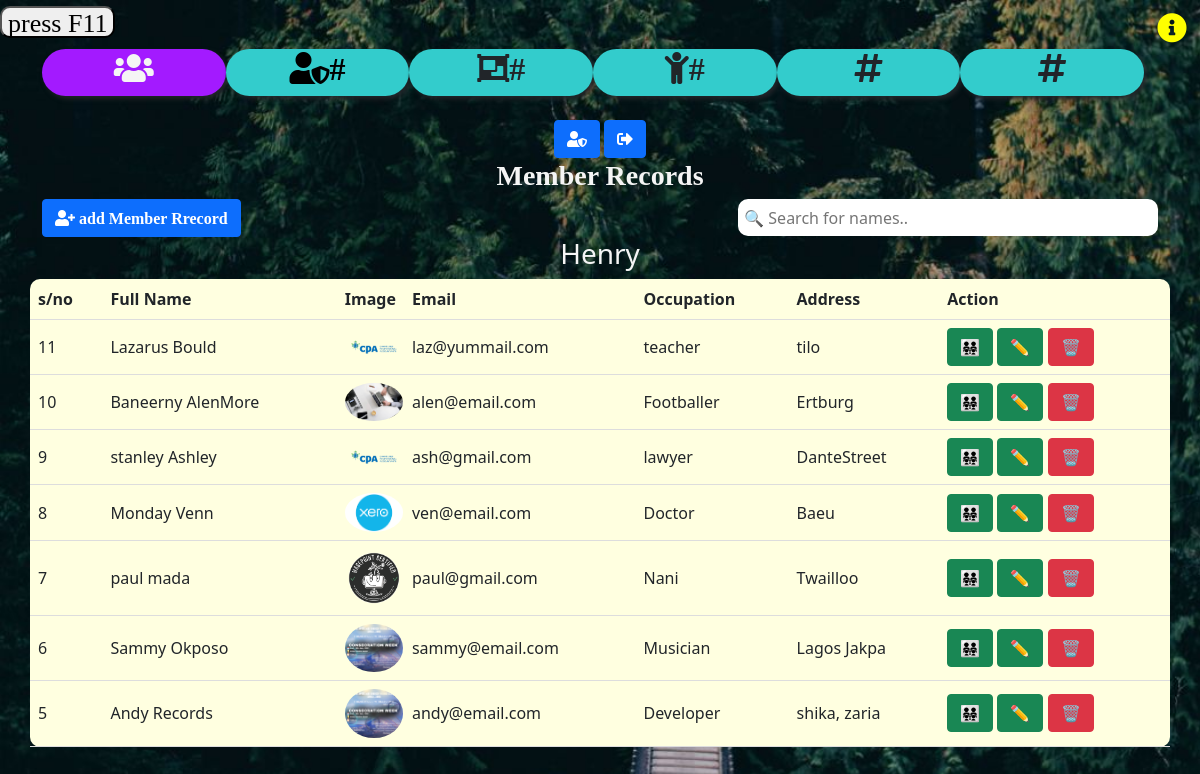
Page /Home.php (signed in) on the committed database.
### tables this page shows
CREATE TABLE IF NOT EXISTS `member` (
  `id` int(11) NOT NULL AUTO_INCREMENT,
  `fname` varchar(200) NOT NULL,
  `image` varchar(500) NOT NULL,
  `email` varchar(200) NOT NULL,
  `occupation` varchar(200) NOT NULL,
  `address` varchar(200) NOT NULL,
  `created` datetime NOT NULL DEFAULT CURRENT_TIMESTAMP,
  PRIMARY KEY (`id`)
);

### Home.php (the view, shortened to what this page needs)
<?php
require_once 'Auth/connect.php';
?>
<!DOCTYPE html>
<html>
<head>
  <link rel="stylesheet" href="css/bootstrap.min.css">
	<link rel="stylesheet" href="css/responsive.css">
	<link rel="stylesheet" href="css/jquery-ui.css">
  <link rel="stylesheet" href="layout/styles/fontawesome-free/css/fontawesome-all.min.css">
</head>
<body>
<div class="info" align="center" style="margin-top:0%; margin-bottom: 0.5%;">
     <i class="fas fa" style="font-size: 26px; float: left;" title="Enlarge_ScreenSize"><button style="border-radius: 10px;">press F11</button></i>
     <a href="help.php" title="How_To_Use" style="float: right;"><button type="btn" class="btn btn-standard"><i class="fas fa-info-circle" style="color: yellow; font-size: 30px;"></i></button></a>
   </div>
	<wbr>
<div class="container" style="margin-top: 1.6%;">
	<div class="row">
			<div class="col-md-2" align="center" style="background-color:#a31aff; border-radius:50px; box-shadow:3px 3px 5px;">
				<h2><i class="fas fa-users" style="color: whitesmoke;"></i></h2>
			</div>
			<div class="col-md-2" align="center" style="background-color: #33cccc; border-radius:50px; box-shadow:3px 3px 5px;">
				<h2><i class="fas fa-user-shield" style="color: black;">#</i></h2>
			</div>
			<div class="col-md-2" align="center" style="background-color:#33cccc; border-radius:50px; box-shadow:3px 3px 5px;">
				<h2><i class="fas fa-object-group">#</i></h2>
			</div>
			<div class="col-md-2" align="center" style="background-color:#33cccc; border-radius:50px; box-shadow:3px 3px 5px;">
				<h2><i class="fas fa-child">#</i></h2>
			</div>
			<div class="col-md-2" align="center" style="background-color:#33cccc; border-radius:50px; box-shadow:3px 3px 5px;">
				<h2><i class="fas fa-hashtag"></i></h2>
			</div>
			<div class="col-md-2" align="center" style="background-color:#33cccc; border-radius:50px; box-shadow:3px 3px 5px;">
				<h2><i class="fas fa-hashtag"></i></h2>
			</div>
	</div>
</div>
<br>
<div class="col-md-12" align="center">
 <a href="adminrecord.php" title="Admin-Section"><button class="btn btn-primary"><i class="fas fa-user-shield"></i></button></a>
 <a href="logout.php" title="LogOut"><button class="btn btn-primary"><i class="fas fa-sign-out-alt"></i></button></a>
</div>
<div class="col-md-12" align="center">
	<h3><i class="fas fa" style="color: whitesmoke;">Member Records</i></h3>
</div>
<div class="tbl_props">
	<div class="container">
		<div class="row">
			<div class="col-md-12">
				<a href="addmem.php"><button class="btn btn-primary"><i class="fas fa-user-plus"> add Member Rrecord</i></button></a>
				<input type="text" id="myInput" size="40" onkeyup="myFunction()" placeholder=" 🔍 Search for names.." style="float: right; border-radius: 10px; border: none; height: 37px;">
			</div>
			<div class="user_id" style="color: whitesmoke;" align="center">
				<h3><?php echo htmlspecialchars($_SESSION['username']);?></h3>
			</div>
<table id="mem_display" class="tb_scroll"; align="center">
<?php
	$sql = "SELECT * FROM member ORDER BY id DESC";
	$result = $dbcon->query($sql);
	if ($row = mysqli_num_rows($result) > 0 ) {
?>
	<tr>
		<th align="center">s/no</th>
		<th align="center">Full Name</th>
		<th align="center">Image</th>
		<th align="center">Email</th>
		<th align="center">Occupation</th>
		<th align="center">Address</th>
		<th align="center">Action</th>
	</tr>
<?php
while ($row = mysqli_fetch_array($result)) {
?>
<tr>
<td><?php echo $row['id']; ?></td>
<td><?php echo $row['fname']; ?></td>
<td width="15"><img src="profileImage/<?php echo $row['image']; ?>" style="height: 113%; width: 113%; border-radius: 50%;"></td>
<td><?php echo $row['email']; ?></td>
<td><?php echo $row['occupation']; ?></td>
<td><?php echo $row['address']; ?></td>
<td>
	<a href="viewmem.php?id=<?php echo $row['id']?>"><input id="view" type="button" name="view" title="View_picture" value="👨‍👨‍👧‍👧" class="btn btn-success" /></a>
	<a href="editmem.php?id=<?php echo $row['id']?>"><input id="edit" type="button" name="edit" title="Edit_Record" value="✏" class="btn btn-success" /></a>
          <a href="deletemem.php?id=<?php echo $row['id']?>" onclick="return confirm('Are you sure to delete this record?')">  <input id="delete" type="submit" name="delete" title="Delete_Record" value="🗑" class="btn btn-danger" /></a>
</td>
</tr>
<?php
}
?>
</table>
<?php
}else{
	?>
		<div class="result_error" >
			<h5 style="color: yellow;">No results found</h5>
		</div>
	<?php
}
?>
			</div>
	  </div>
</div>
</body>
</html>
<?php
exit();
?>

### Home.php (style rules this page uses)
body { background-color: black; background-image: url(images/forestbridge.jpg); background-size: cover; background-repeat: no-repeat; background-attachment: fixed; }
table { border-collapse: collapse; width: 100%; border-radius: 10px; background-color: lightyellow; }
th, td { padding: 8px; text-align: left; border-bottom: 1px solid #ddd; }

### rows in the picture
member: id "11", fname "Lazarus Bould", image (picture), email "laz@yummail.com", occupation "teacher", address "tilo"
member: id "10", fname "Baneerny AlenMore", image (picture), email "alen@email.com", occupation "Footballer", address "Ertburg"
member: id "9", fname "stanley Ashley", image (picture), email "ash@gmail.com", occupation "lawyer", address "DanteStreet"
member: id "8", fname "Monday Venn", image (picture), email "ven@email.com", occupation "Doctor", address "Baeu"
member: id "7", fname "paul mada", image (picture), email "paul@gmail.com", occupation "Nani", address "Twailloo"
member: id "6", fname "Sammy Okposo", image (picture), email "sammy@email.com", occupation "Musician", address "Lagos Jakpa"
member: id "5", fname "Andy Records", image (picture), email "andy@email.com", occupation "Developer", address "shika, zaria"

### other values in the picture
$_SESSION['username'] "Henry"
